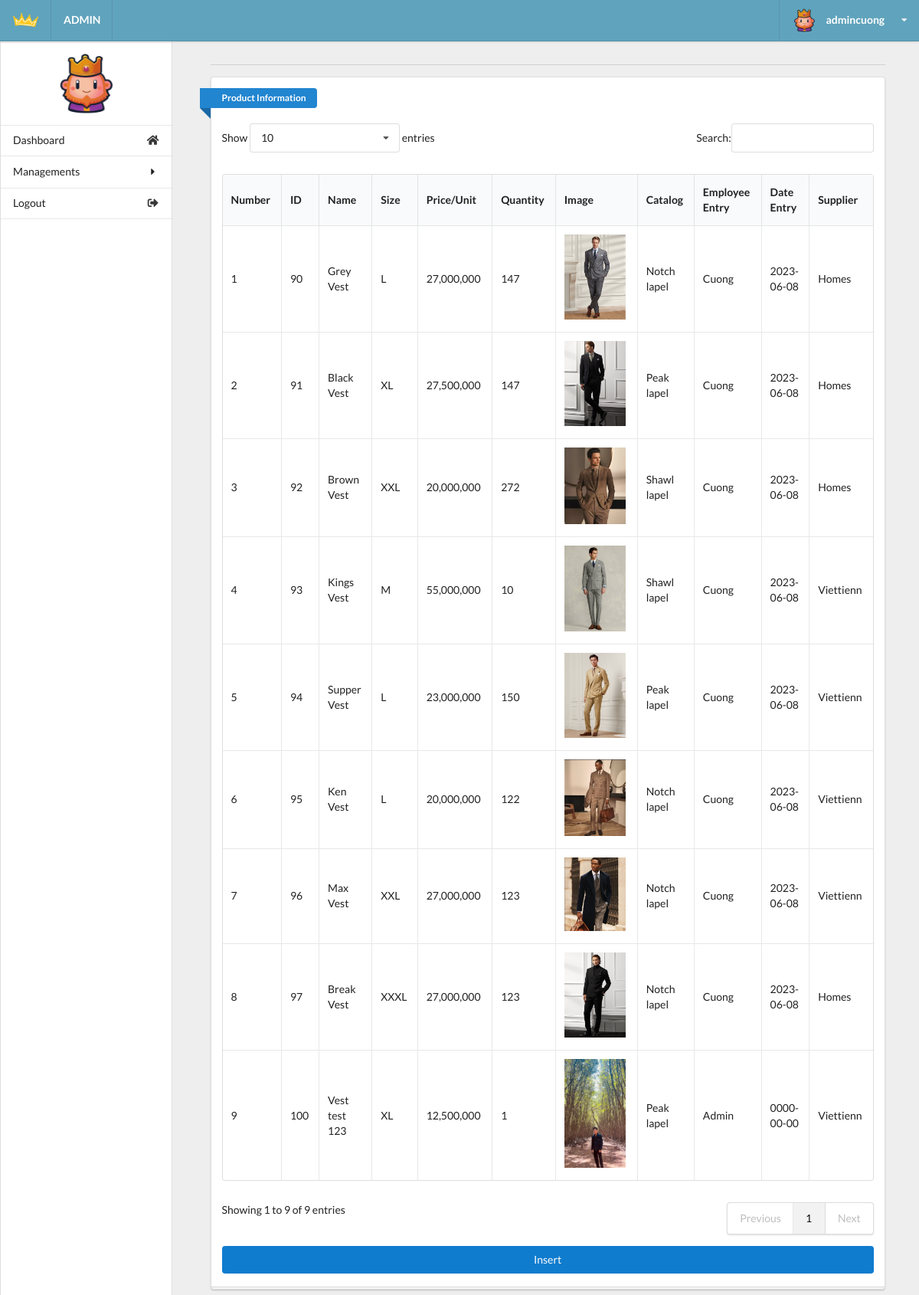
Screenshot of /admin/admin.php?act=product (signed in) with the database file from the repository.
### tables this page shows
CREATE TABLE `tbl_product` (
  `id_product` int(6) NOT NULL,
  `product_name` varchar(255) NOT NULL,
  `quantity` int(11) NOT NULL DEFAULT 0,
  `product_img` varchar(50) NOT NULL,
  `product_prices` int(10) NOT NULL DEFAULT 0,
  `catalog_id` int(4) NOT NULL,
  `employee_entry` int(11) NOT NULL,
  `entry_date` date NOT NULL DEFAULT current_timestamp(),
  `sup_id` int(11) NOT NULL,
  `view` tinyint(4) NOT NULL DEFAULT 0,
  `special` tinyint(4) NOT NULL DEFAULT 0,
  `old_prices` int(11) NOT NULL DEFAULT 0,
  `description` varchar(255) NOT NULL,
  `size` varchar(5) NOT NULL DEFAULT 'L'
);

CREATE TABLE `tbl_catalog` (
  `id_catalog_k` int(4) NOT NULL,
  `catalog_name` varchar(50) NOT NULL,
  `prioritize` int(4) NOT NULL DEFAULT 0,
  `display_ctl` tinyint(1) NOT NULL DEFAULT 1
);

CREATE TABLE `tbl_user` (
  `id` int(11) NOT NULL,
  `name_us` varchar(50) DEFAULT NULL,
  `address_us` varchar(100) DEFAULT NULL,
  `email` varchar(50) NOT NULL,
  `user` varchar(20) NOT NULL,
  `password_us` varchar(20) NOT NULL,
  `role_us` tinyint(1) NOT NULL DEFAULT 0
);

CREATE TABLE `tbl_supplier` (
  `sup_id` int(11) NOT NULL,
  `sup_name` varchar(255) NOT NULL,
  `sup_address` varchar(255) NOT NULL,
  `sup_bank` int(11) NOT NULL,
  `sup_tax_code` int(11) NOT NULL
);

### model/productdb.php (called while the page is built, shortened)
<?php
function getall_product(){
    $conn=connectdb();
    $stmt = $conn->prepare("SELECT * FROM tbl_product");
    $stmt->execute();
    $kq=$stmt->fetchAll();
    return $kq;
}
?>

### model/catalogdb.php (called while the page is built, shortened)
<?php
function getall_catalog(){
  $conn=connectdb();
  $stmt = $conn->prepare("SELECT * FROM tbl_catalog");
  $stmt->execute();
  $kq=$stmt->fetchAll();
  return $kq;
}
?>

### model/userdb.php (called while the page is built, shortened)
<?php
function getall_user(){
    $conn=connectdb();
    $stmt = $conn->prepare("SELECT * FROM tbl_user");
    $stmt->execute();
    $kq=$stmt->fetchAll();
    return $kq;
}
?>

### model/supplierdb.php (called while the page is built, shortened)
<?php
function getall_supplier(){
    $conn=connectdb();
    $stmt = $conn->prepare("SELECT * FROM tbl_supplier");
    $stmt->execute();
    $kq=$stmt->fetchAll();
    return $kq;
}
?>

### admin/product.php (the view, shortened to what this page needs)
<div class="right floated thirteen wide computer sixteen wide phone column" id="content">
  <div class="ui container grid">
    <div class="row">
      <div class="fifteen wide computer sixteen wide phone centered column center-table">
        <div class="ui divider"></div>
        <div class="ui grid">
          <div class="sixteen wide computer sixteen wide phone centered column">
            <div class="ui stacked segment">
              <div class="ui blue ribbon icon label">Product Information</div>
              <br><br>
              <table id="example" class="ui celled table responsive nowrap unstackable" style="width:100%">
                <thead>
                  <tr>
                    <th>Number</th>
                    <th>ID</th>
                    <th>Name</th>
                    <th>Size</th>
                    <th>Price/Unit</th>
                    <th>Quantity</th>
                    <th>Image</th>
                    <th>Catalog</th>
                    <th>Employee Entry</th>
                    <th>Date Entry</th>
                    <th>Supplier</th>
                  </tr>
                </thead>
                <?php
                  if (isset($kq) && (count($kq) > 0)) {
                    $i = 1;
                    foreach ($kq as $product) {
                      $name = '';
                      foreach ($dmsp as $dm) {
                        if ($dm['id_catalog_k'] == $product['catalog_id']) {
                          $name = $dm['catalog_name'];
                          break;
                        }
                      }
                      $name_employee='';
                      foreach ($dmee as $us) {
                        if ($us['id'] == $product['employee_entry']) {
                          $name_employee = $us['name_us'];
                          break;
                        }
                      }
                      $name_supplier='';
                      foreach ($dmsup as $sup) {
                        if ($sup['sup_id'] == $product['sup_id']) {
                          $name_supplier = $sup['sup_name'];
                          break;
                        }
                      }
                      echo '
                        <tr>
                          <td>'.$i.'</td>
                          <td>'.$product['id_product'].'</td>
                          <td>'.$product['product_name'].'</td>
                          <td>'.$product['size'].'</td>
                          <td>'.number_format($product['product_prices']).'</td>
                          <td>'.$product['quantity'].'</td>
                          <td><img src="../uploads/'.$product['product_img'].'" width="80px"></td>
                          <td>'.$name.'</td>
                          <td>'.$name_employee.'</td>
                          <td>'.$product['entry_date'].'</td>
                          <td>'.$name_supplier.'</td>
                          <td>
                            <button  class="button-update"><a class="change-a" href="admin.php?act=updateform_product&id='.$product['id_product'].'">Update</a></button>
                            <button  class="button-delete"><a class="change-a" href="admin.php?act=del_product&id='.$product['id_product'].'">Delete</a></button>
                          </td>
                        </tr>';
                      $i++;
                    }
                  }
                ?>
              </table>
              <div>
                  <button  class="button-insert"><a class="change-a" href="admin.php?act=insert_product&id='1'">Insert</a></button>
              </div>
            </div>
          </div>
        </div>
      </div>
    </div>
  </div>
</div>
</div>
</body>
</html>

### admin/css/main.css (style rules this page uses)
html, body { background-color: #eeeeee; height: 100%; width: 100%; margin: 0; padding: 0; }
#content { top: 1em; }
.button-insert { background-color: #107cce; border: none; color: white; width: 100%; margin-top: 15px; padding: 10px 40px; text-align: center; text-decoration: none; display: inline-block; border-radius: 4px; }
.change-a { color: white; width: 100%; }

### rows the page displays
tbl_product: id_product "90", product_name "Grey Vest", size "L", product_prices "27,000,000", quantity "147", product_img (picture), catalog.catalog_name "Notch lapel", employee_entry.name_us "Cuong", entry_date "2023-06-08", sup.sup_name "Homes"
tbl_product: id_product "91", product_name "Black Vest", size "XL", product_prices "27,500,000", quantity "147", product_img (picture), catalog.catalog_name "Peak lapel", employee_entry.name_us "Cuong", entry_date "2023-06-08", sup.sup_name "Homes"
tbl_product: id_product "92", product_name "Brown Vest", size "XXL", product_prices "20,000,000", quantity "272", product_img (picture), catalog.catalog_name "Shawl lapel", employee_entry.name_us "Cuong", entry_date "2023-06-08", sup.sup_name "Homes"
tbl_product: id_product "93", product_name "Kings Vest", size "M", product_prices "55,000,000", quantity "10", product_img (picture), catalog.catalog_name "Shawl lapel", employee_entry.name_us "Cuong", entry_date "2023-06-08", sup.sup_name "Viettienn"
tbl_product: id_product "94", product_name "Supper Vest", size "L", product_prices "23,000,000", quantity "150", product_img (picture), catalog.catalog_name "Peak lapel", employee_entry.name_us "Cuong", entry_date "2023-06-08", sup.sup_name "Viettienn"
tbl_product: id_product "95", product_name "Ken Vest", size "L", product_prices "20,000,000", quantity "122", product_img (picture), catalog.catalog_name "Notch lapel", employee_entry.name_us "Cuong", entry_date "2023-06-08", sup.sup_name "Viettienn"
tbl_product: id_product "96", product_name "Max Vest", size "XXL", product_prices "27,000,000", quantity "123", product_img (picture), catalog.catalog_name "Notch lapel", employee_entry.name_us "Cuong", entry_date "2023-06-08", sup.sup_name "Viettienn"
tbl_product: id_product "97", product_name "Break Vest", size "XXXL", product_prices "27,000,000", quantity "123", product_img (picture), catalog.catalog_name "Notch lapel", employee_entry.name_us "Cuong", entry_date "2023-06-08", sup.sup_name "Homes"
tbl_product: id_product "100", product_name "Vest test 123", size "XL", product_prices "12,500,000", quantity "1", product_img (picture), catalog.catalog_name "Peak lapel", employee_entry.name_us "Admin", entry_date "0000-00-00", sup.sup_name "Viettienn"

### other values shown
$_SESSION['name'] "admincuong"
